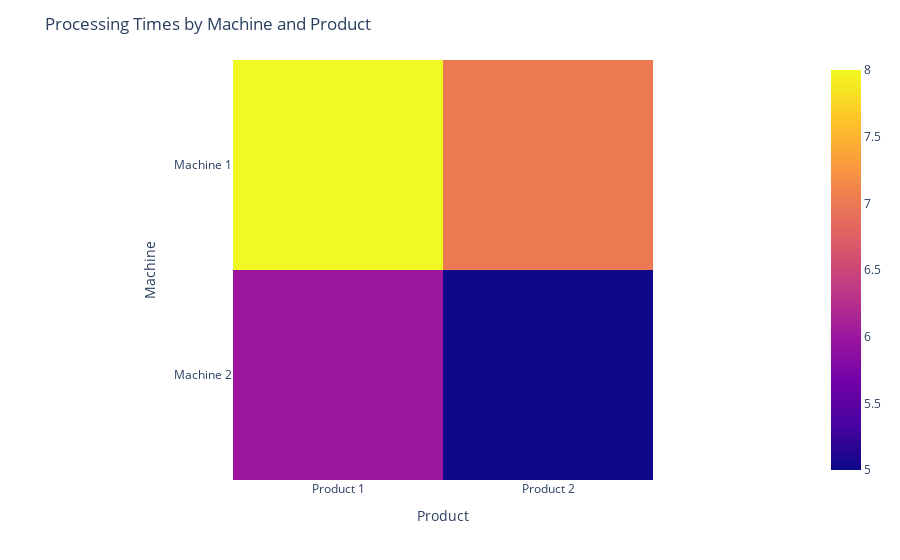

The notebook cell saved with this chart:
### Code cell
import simpy
import random
import pandas as pd
import matplotlib.pyplot as plt
import logging
import seaborn as sns
import matplotlib.pyplot as plt
import plotly.express as px
import dash
import dash_core_components as dcc
from dash import html


# Data collection lists
product_wait_times = []
machine_utilisation = {'Machine 1': 0, 'Machine 2': 0}

# Product process
def product(env, name, machine1, machine2):
    arrival_time = env.now
    print(f'{name} enters the factory at {env.now}')

    # Request and use Machine 1
    with machine1.request() as req1:
        yield req1
        start_time_machine1 = env.now
        yield env.timeout(random.uniform(5, 10))  # Process time on Machine 1
        machine_utilisation['Machine 1'] += env.now - start_time_machine1

    # Request and use Machine 2
    with machine2.request() as req2:
        yield req2
        start_time_machine2 = env.now
        yield env.timeout(random.uniform(3, 7))  # Process time on Machine 2
        machine_utilisation['Machine 2'] += env.now - start_time_machine2

    # Record the total time spent in the system
    total_time = env.now - arrival_time
    product_wait_times.append(total_time)
    print(f'{name} leaves the factory at {env.now}, total time: {total_time}')

# Set up the simulation environment
env = simpy.Environment()

# Create resources for the machines
machine1 = simpy.Resource(env, capacity=1)
machine2 = simpy.Resource(env, capacity=1)

# Add products to the simulation
for i in range(5):
    env.process(product(env, f'Product {i+1}', machine1, machine2))

# Run the simulation for 50 units of time
env.run(until=50)

# Calculate utilisation rates
simulation_time = 50
utilisation_machine1 = machine_utilisation['Machine 1'] / simulation_time
utilisation_machine2 = machine_utilisation['Machine 2'] / simulation_time

print(f'Utilisation of Machine 1: {utilisation_machine1:.2%}')
print(f'Utilisation of Machine 2: {utilisation_machine2:.2%}')



# Plot product wait times
plt.figure(figsize=(10, 5))
plt.plot(product_wait_times, marker='o', linestyle='--')
plt.title('Product Wait Times in the Factory')
plt.xlabel('Product')
plt.ylabel('Wait Time (units)')
plt.show()

# Plot machine utilisation as a bar chart
machines = ['Machine 1', 'Machine 2']
utilisations = [utilisation_machine1, utilisation_machine2]

plt.figure(figsize=(7, 5))
plt.bar(machines, utilisations)
plt.title('Machine Utilisation')
plt.ylabel('Utilisation (%)')
plt.show()

# Calculate the average wait time
average_wait_time = sum(product_wait_times) / len(product_wait_times)
print(f'Average product wait time: {average_wait_time:.2f}')

# Calculate utilisation rates
simulation_time = 50
utilisation_machine1 = machine_utilisation['Machine 1'] / simulation_time
utilisation_machine2 = machine_utilisation['Machine 2'] / simulation_time

print(f'Utilisation of Machine 1: {utilisation_machine1:.2%}')
print(f'Utilisation of Machine 2: {utilisation_machine2:.2%}')


# Set up logging
logging.basicConfig(level=logging.INFO)


# Product process with logging
def product(env, name, machine1, machine2):
    arrival_time = env.now
    logging.info(f'{name} enters the factory at {env.now}')

    # Request and use Machine 1
    with machine1.request() as req1:
        yield req1
    start_time_machine1 = env.now
    yield env.timeout(random.uniform(5, 10))
    machine_utilisation['Machine 1'] += env.now - start_time_machine1
    logging.info(f'{name} finished at Machine 1 at {env.now}')

    # Request and use Machine 2
    with machine2.request() as req2:
        yield req2
    start_time_machine2 = env.now
    yield env.timeout(random.uniform(3, 7))
    machine_utilisation['Machine 2'] += env.now - start_time_machine2
    logging.info(f'{name} finished at Machine 2 at {env.now}')

    total_time = env.now - arrival_time
    product_wait_times.append(total_time)
    logging.info(f'{name} leaves the factory at {env.now}, total time: {total_time}')


# Box plot for processing times by stage
plt.figure(figsize=(10, 5))
sns.boxplot(data=[product_wait_times], orient='h')
plt.title('Product Wait Times in the Factory')
plt.xlabel('Wait Time (units)')
plt.show()


# Violin plot for visualising the distribution of processing times
plt.figure(figsize=(10, 5))
sns.violinplot(data=[product_wait_times], orient='h')
plt.title('Product Wait Times in the Factory')
plt.xlabel('Wait Time (units)')
plt.show()



# Create a sample dataset for a heatmap
data = {
    'Machine': ['Machine 1', 'Machine 1', 'Machine 2', 'Machine 2'],
    'Product': ['Product 1', 'Product 2', 'Product 1', 'Product 2'],
    'Processing Time': [8, 7, 6, 5]
}
df = pd.DataFrame(data)
fig = px.imshow(df.pivot(index='Machine', columns='Product', values='Processing Time'))
fig.update_layout(title='Processing Times by Machine and Product')
fig.show()


# Calculate rolling average of wait times over time
rolling_average = pd.Series(product_wait_times).rolling(window=2).mean()

# Plot the rolling average
plt.figure(figsize=(10, 5))
plt.plot(rolling_average, marker='o', linestyle='--')
plt.title('Rolling Average of Product Wait Times')
plt.xlabel('Product')
plt.ylabel('Rolling Average Wait Time (units)')
plt.show()


# Create a Dash application
app = dash.Dash(__name__)

# Define the layout of the dashboard
app.layout = html.Div([
    html.H1('Product Wait Times Dashboard'),
    dcc.Graph(
        id='product-wait-times',
        figure={
            'data': [{
                'x': list(range(1, len(product_wait_times) + 1)),
                'y': product_wait_times,
                'type': 'line',
                'name': 'Wait Time'
            }],
            'layout': {
                'title': 'Product Wait Times',
                'xaxis': {'title': 'Product'},
                'yaxis': {'title': 'Wait Time (units)'}
            }
        }
    )
])

# Run the Dash application
if __name__ == '__main__':
    app.run(debug=True)

### Figure 1 — Plotly figure (JSON) as saved in the notebook; plotly's stock layout.template omitted (floating-point values rounded to 4 significant figures)
{"data": [{"coloraxis": "coloraxis", "hovertemplate": "Product: %{x}<br>Machine: %{y}<br>color: %{z}<extra></extra>", "name": "0", "type": "heatmap", "x": ["Product 1", "Product 2"], "xaxis": "x", "y": ["Machine 1", "Machine 2"], "yaxis": "y", "z": [[8, 7], [6, 5]]}], "layout": {"coloraxis": {"colorscale": [[0, "#0d0887"], [0.1111, "#46039f"], [0.2222, "#7201a8"], [0.3333, "#9c179e"], [0.4444, "#bd3786"], [0.5556, "#d8576b"], [0.6667, "#ed7953"], [0.7778, "#fb9f3a"], [0.8889, "#fdca26"], [1, "#f0f921"]]}, "margin": {"t": 60}, "title": {"text": "Processing Times by Machine and Product"}, "xaxis": {"anchor": "y", "constrain": "domain", "domain": [0, 1], "scaleanchor": "y", "title": {"text": "Product"}}, "yaxis": {"anchor": "x", "autorange": "reversed", "constrain": "domain", "domain": [0, 1], "title": {"text": "Machine"}}}}
